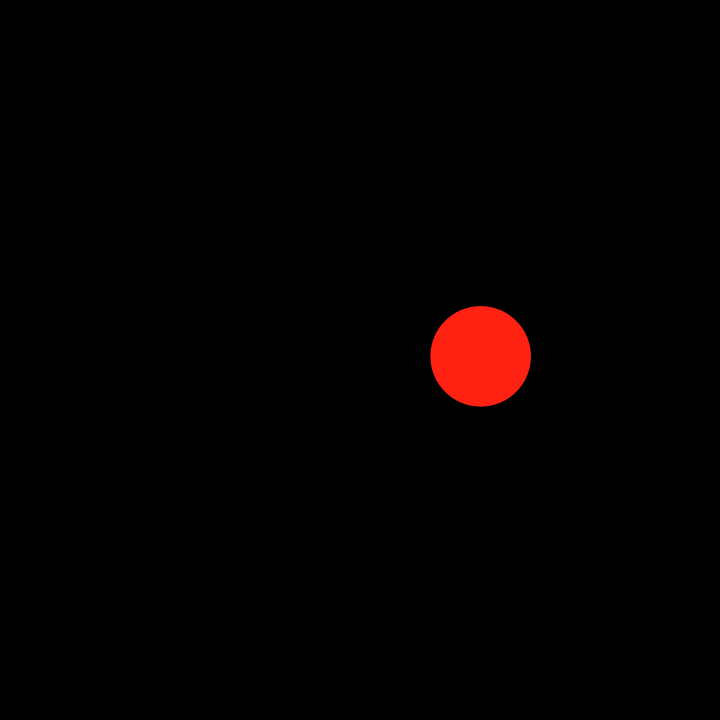
Frame 1 (no input)
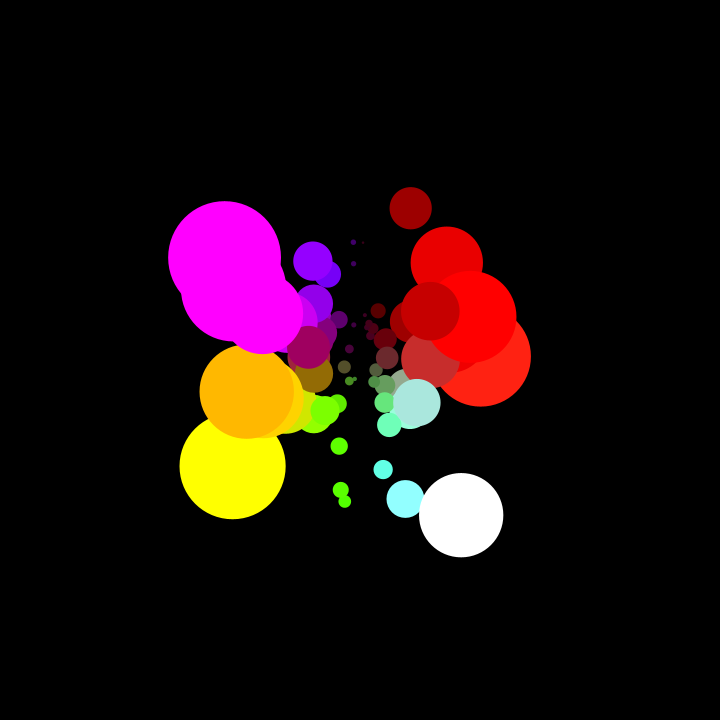
Frame 60 (the mouse pressed at the canvas centre just before this capture)
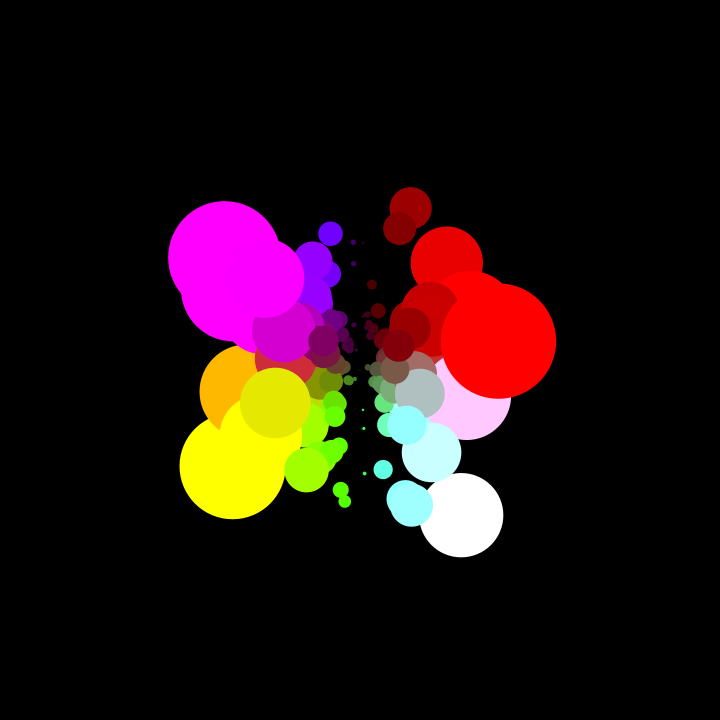
Frame 120 (the mouse held since frame 60 and released just before this capture)

The Processing sketch that drew these frames (run headless with seeded random() and noise(); from frame 60 on, the mouse is pressed at the canvas centre):

// Processing sketch: NOC_GaussianDistIII_Example_I4
// ── NOC_GaussianDistIII_Example_I4.pde
//Example I.4, Nature of Code
import java.util.Random;

Random generator;
void setup(){
  size(720 ,720);
  generator = new Random();
  background(0);
}
void draw(){
 
 float num1 = (float)generator.nextGaussian();
 float num2 = (float)generator.nextGaussian();
 float sd1 = 60;
 float mean1 = 0;
 float sd2 = 60;
 float mean2 = 0;
 
 float x = sd1*num1+mean1;
 float y = sd2*num2+mean2;
 
 translate(width/2,height/2);
 noStroke();
 fill((255/2)*abs(num1)+50,255*num2+50,255*num1*num2+50);
 ellipse(x,y,50*x/60,50*x/60);
}
